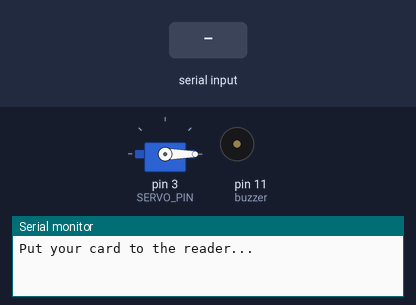
Bench run of a sketch on a simulated Arduino Uno, built with avr-gcc and run on an emulated ATmega328P. On the bench: servo, buzzer (waves = sounding, pin HIGH), the last lines printed to the serial monitor. The inputs (shaded band) are chosen by the test bench.

Above: at 8.7 s.
8.8 s: "2C00FF125496" received over Serial
At 10.2 s:
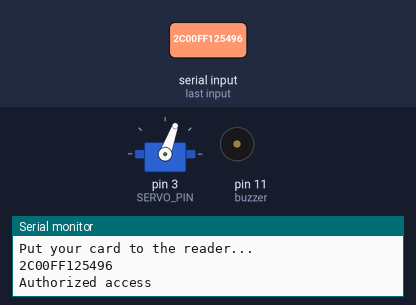
Timing chart, 0 to 17.9 s (numbered marks = the images above; inputs shaded):
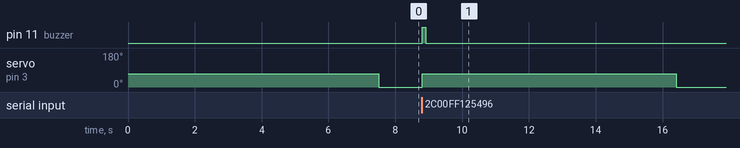

The sketch:

RFID.ino
```cpp
#include <Servo.h>
Servo myservo;
String card = "";
unsigned int i = 0;
#define buzzer 11
#define SERVO_PIN 3
#define ACCESS_DELAY 2000
#define DENIED_DELAY 1000
void setup() {
  Serial.begin(9600);
  myservo.attach(SERVO_PIN);
  myservo.write( 70 );
  delay(7500);
  myservo.write( 0 );
  Serial.println("Put your card to the reader...");
  Serial.println();
  pinMode(buzzer,OUTPUT);
}

void loop() {
  card = "";
  i = 0;
  while (i < 12)
  {
    if (Serial.available() > 0)
    {
      char a = Serial.read();
      card = card + a;
      i++;
    }
  }
  Serial.println(card);
  if ((card == "2C00FF125496") ||(card=="2C00FCDF222E"))
  {

    Serial.println("Authorized access");
    Serial.println();
    myservo.write( 70 );
     digitalWrite(buzzer, HIGH);
    delay(100);
     digitalWrite(buzzer, LOW);
    delay(7500);
    myservo.write( 0 );

  }
  else
  { Serial.println(" Access denied");
  digitalWrite(buzzer, HIGH);
    delay(300);
     digitalWrite(buzzer, LOW);

  }
  delay(500);
}
```

Measured:
- after the input at 8.8 s, pin 11 (buzzer): LOW → HIGH at once, → LOW 0.10 s later; servo on pin 3 (SERVO_PIN): 0° → 70° at once, → 0° 7.6 s later
